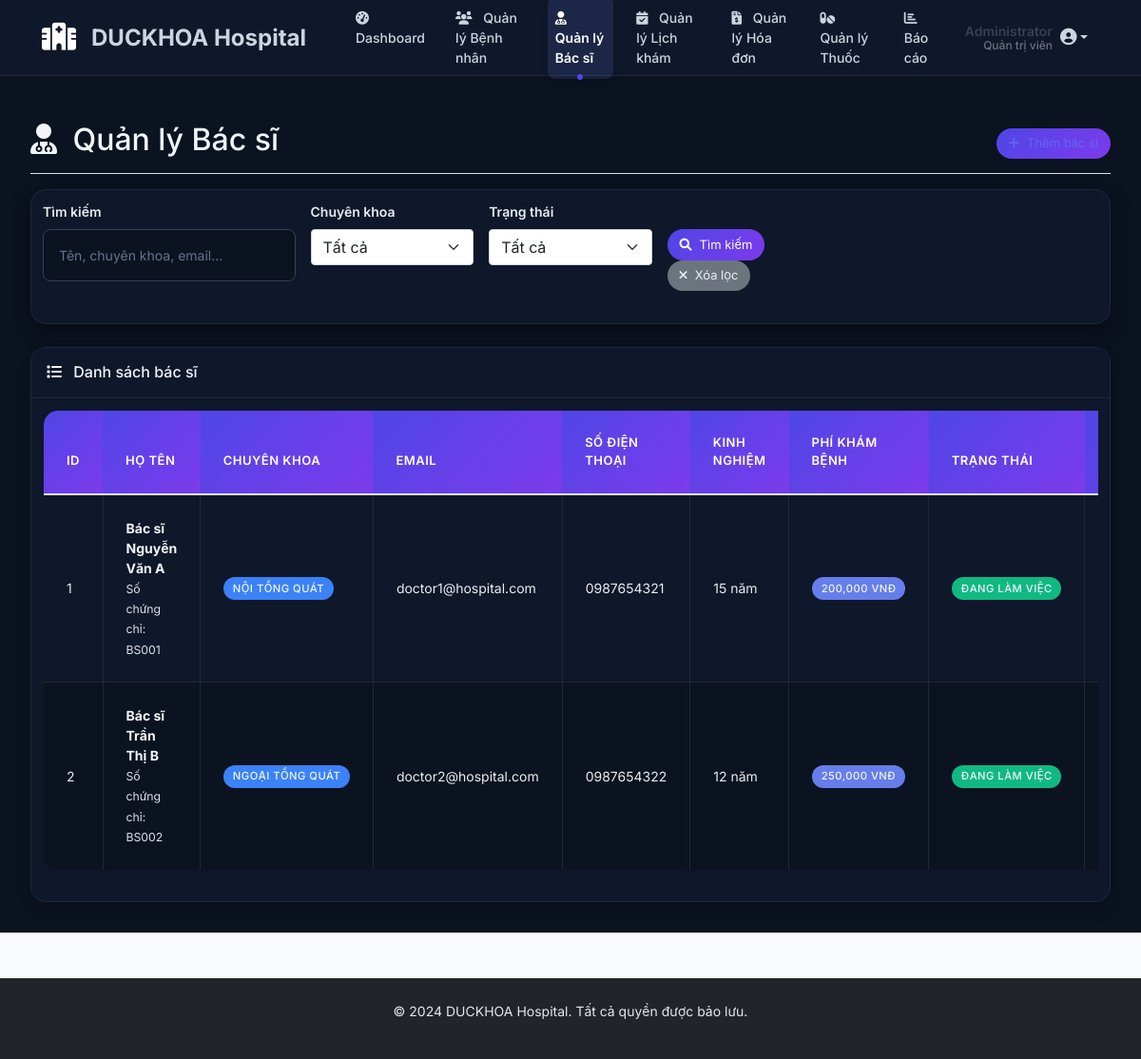
/admin/manage_doctors.php (signed in), run on the app's committed database.
### tables this page shows
CREATE TABLE doctors (
    id INT AUTO_INCREMENT PRIMARY KEY,
    user_id INT,
    specialty VARCHAR(100) NOT NULL,
    experience_years INT,
    education TEXT,
    license_number VARCHAR(50),
    consultation_fee DECIMAL(10,2) DEFAULT 0.00,
    status ENUM('active', 'inactive') DEFAULT 'active',
    created_at TIMESTAMP DEFAULT CURRENT_TIMESTAMP,
    FOREIGN KEY (user_id) REFERENCES users(id) ON DELETE CASCADE
);

CREATE TABLE users (
    id INT AUTO_INCREMENT PRIMARY KEY,
    username VARCHAR(50) NOT NULL UNIQUE,
    password VARCHAR(255) NOT NULL,
    email VARCHAR(100) NOT NULL UNIQUE,
    role ENUM('admin', 'patient', 'doctor') NOT NULL DEFAULT 'patient',
    full_name VARCHAR(100) NOT NULL,
    phone VARCHAR(20),
    address TEXT,
    date_of_birth DATE,
    gender ENUM('male', 'female', 'other'),
    created_at TIMESTAMP DEFAULT CURRENT_TIMESTAMP,
    updated_at TIMESTAMP DEFAULT CURRENT_TIMESTAMP ON UPDATE CURRENT_TIMESTAMP
);

### admin/manage_doctors.php (the view, shortened to what this page needs)
<?php
require_once '../config/db.php';
include '../includes/header.php';
include '../includes/top_navbar.php';
?>
<div class="container-fluid">
    <div class="row">
        <div class="col-12 main-content">
            <div class="d-flex justify-content-between flex-wrap flex-md-nowrap align-items-center pt-3 pb-2 mb-3 border-bottom">
                <h1 class="h2">
                    <i class="fas fa-user-md me-2"></i>
                    Quản lý Bác sĩ
                </h1>
                <div class="btn-toolbar mb-2 mb-md-0">
                    <a href="add_doctor.php" class="btn btn-primary">
                        <i class="fas fa-plus me-2"></i>Thêm bác sĩ
                    </a>
                </div>
            </div>
            <div class="card mb-4">
                <div class="card-body">
                    <form method="GET" class="row g-3">
                        <div class="col-md-3">
                            <label for="search" class="form-label">Tìm kiếm</label>
                            <input type="text" class="form-control" id="search" name="search"
                                   value="<?php echo isset($_GET['search']) ? htmlspecialchars($_GET['search']) : ''; ?>"
                                   placeholder="Tên, chuyên khoa, email...">
                        </div>
                        <div class="col-md-2">
                            <label for="specialty" class="form-label">Chuyên khoa</label>
                            <select class="form-select" id="specialty" name="specialty">
                                <option value="">Tất cả</option>
                            </select>
                        </div>
                        <div class="col-md-2">
                            <label for="status" class="form-label">Trạng thái</label>
                            <select class="form-select" id="status" name="status">
                                <option value="">Tất cả</option>
                            </select>
                        </div>
                        <div class="col-md-2">
                            <label class="form-label">&nbsp;</label>
                            <div>
                                <button type="submit" class="btn btn-primary">
                                    <i class="fas fa-search me-2"></i>Tìm kiếm
                                </button>
                                <a href="manage_doctors.php" class="btn btn-secondary">
                                    <i class="fas fa-times me-2"></i>Xóa lọc
                                </a>
                            </div>
                        </div>
                    </form>
                </div>
            </div>
            <div class="card shadow">
                <div class="card-header py-3">
                    <h6 class="m-0 font-weight-bold text-primary">
                        <i class="fas fa-list me-2"></i>
                        Danh sách bác sĩ
                    </h6>
                </div>
                <div class="card-body">
                    <div class="table-responsive">
                        <table class="table table-bordered" width="100%" cellspacing="0">
                            <thead>
                                <tr>
                                    <th>ID</th>
                                    <th>Họ tên</th>
                                    <th>Chuyên khoa</th>
                                    <th>Email</th>
                                    <th>Số điện thoại</th>
                                    <th>Kinh nghiệm</th>
                                    <th>Phí khám bệnh</th>
                                    <th>Trạng thái</th>
                                    <th>Thao tác</th>
                                </tr>
                            </thead>
                            <tbody>
                                <?php
                                $where_conditions = [];
                                $where_clause = !empty($where_conditions) ? 'WHERE ' . implode(' AND ', $where_conditions) : '';
                                $sql = "SELECT d.*, u.full_name, u.email, u.phone, u.gender
                                        FROM doctors d
                                        JOIN users u ON d.user_id = u.id
                                        $where_clause
                                        ORDER BY d.created_at DESC";
                                $stmt = $conn->prepare($sql);
                                $stmt->execute();
                                $result = $stmt->get_result();
                                while ($row = $result->fetch_assoc()):
                                ?>
                                <tr>
                                    <td><?php echo $row['id']; ?></td>
                                    <td>
                                        <strong><?php echo htmlspecialchars($row['full_name']); ?></strong>
                                        <br><small class="text-muted">Số chứng chỉ: <?php echo htmlspecialchars($row['license_number']); ?></small>
                                    </td>
                                    <td>
                                        <span class="badge bg-info"><?php echo htmlspecialchars($row['specialty']); ?></span>
                                    </td>
                                    <td><?php echo htmlspecialchars($row['email']); ?></td>
                                    <td><?php echo htmlspecialchars($row['phone']); ?></td>
                                    <td><?php echo $row['experience_years']; ?> năm</td>
                                    <td>
                                        <span class="badge bg-primary"><?php echo number_format($row['consultation_fee']); ?> VNĐ</span>
                                    </td>
                                    <td>
                                        <?php
                                        $status_class = $row['status'] == 'active' ? 'badge bg-success' : 'badge bg-danger';
                                        $status_text = $row['status'] == 'active' ? 'Đang làm việc' : 'Ngừng làm việc';
                                        ?>
                                        <span class="<?php echo $status_class; ?>"><?php echo $status_text; ?></span>
                                    </td>
                                    <td>
                                    </td>
                                </tr>
                                <?php endwhile; ?>
                            </tbody>
                        </table>
                    </div>
                </div>
            </div>
        </div>
    </div>
</div>
<?php include '../includes/footer.php'; ?>

### data on the page
doctors: id "1", user.full_name "Bác sĩ Nguyễn Văn A", license_number "BS001", specialty "NỘI TỔNG QUÁT", user.email "doctor1@hospital.com", user.phone "0987654321", experience_years "15", consultation_fee "200,000", status "ĐANG LÀM VIỆC"
doctors: id "2", user.full_name "Bác sĩ Trần Thị B", license_number "BS002", specialty "NGOẠI TỔNG QUÁT", user.email "doctor2@hospital.com", user.phone "0987654322", experience_years "12", consultation_fee "250,000", status "ĐANG LÀM VIỆC"

### other printed values
$item['text'] "Dashboard"
$item['text'] "Quản lý Bệnh nhân"
$item['text'] "Quản lý Bác sĩ"
$item['text'] "Quản lý Lịch khám"
$item['text'] "Quản lý Hóa đơn"
$item['text'] "Quản lý Thuốc"
$item['text'] "Báo cáo"
$user_name "Administrator"
$role_text "Quản trị viên"
